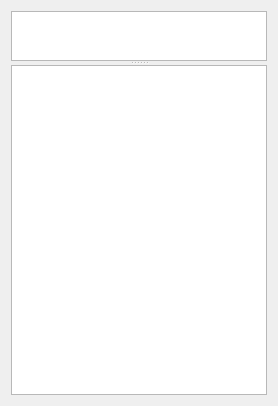
  <widget class="QWidget" name="centralWidget">
   <layout class="QGridLayout" name="gridLayout">
    <item row="0" column="0">
     <widget class="QSplitter" name="splitter">
      <property name="sizePolicy">
       <sizepolicy hsizetype="Expanding" vsizetype="Expanding">
        <horstretch>0</horstretch>
        <verstretch>0</verstretch>
       </sizepolicy>
      </property>
      <property name="frameShape">
       <enum>QFrame::NoFrame</enum>
      </property>
      <property name="frameShadow">
       <enum>QFrame::Plain</enum>
      </property>
      <property name="orientation">
       <enum>Qt::Vertical</enum>
      </property>
      <property name="opaqueResize">
       <bool>true</bool>
      </property>
      <property name="childrenCollapsible">
       <bool>false</bool>
      </property>
      <widget class="QGraphicsView" name="graphicsView_preview">
       <property name="sizePolicy">
        <sizepolicy hsizetype="Expanding" vsizetype="Minimum">
         <horstretch>0</horstretch>
         <verstretch>1</verstretch>
        </sizepolicy>
       </property>
       <property name="minimumSize">
        <size>
         <width>201</width>
         <height>50</height>
        </size>
       </property>
       <property name="maximumSize">
        <size>
         <width>16777215</width>
         <height>100</height>
        </size>
       </property>
      </widget>
      <widget class="QGraphicsView" name="graphicsView_wave">
       <property name="sizePolicy">
        <sizepolicy hsizetype="Expanding" vsizetype="Expanding">
         <horstretch>0</horstretch>
         <verstretch>10</verstretch>
        </sizepolicy>
       </property>
       <property name="minimumSize">
        <size>
         <width>200</width>
         <height>200</height>
        </size>
       </property>
       <property name="toolTip">
        <string>&lt;html&gt;&lt;head/&gt;&lt;body&gt;&lt;p&gt;Waveform Display&lt;/p&gt;&lt;/body&gt;&lt;/html&gt;</string>
       </property>
       <property name="resizeAnchor">
        <enum>QGraphicsView::NoAnchor</enum>
       </property>
      </widget>
     </widget>
    </item>
   </layout>
  </widget>
